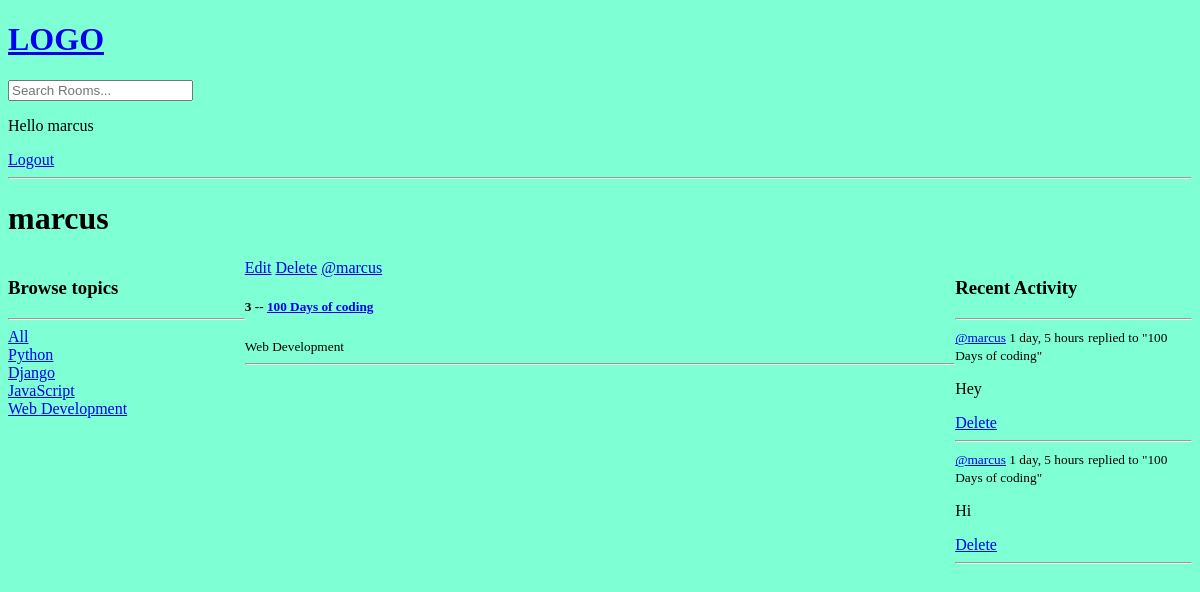
Before: /profile/1/ (signed in) with the older database file.
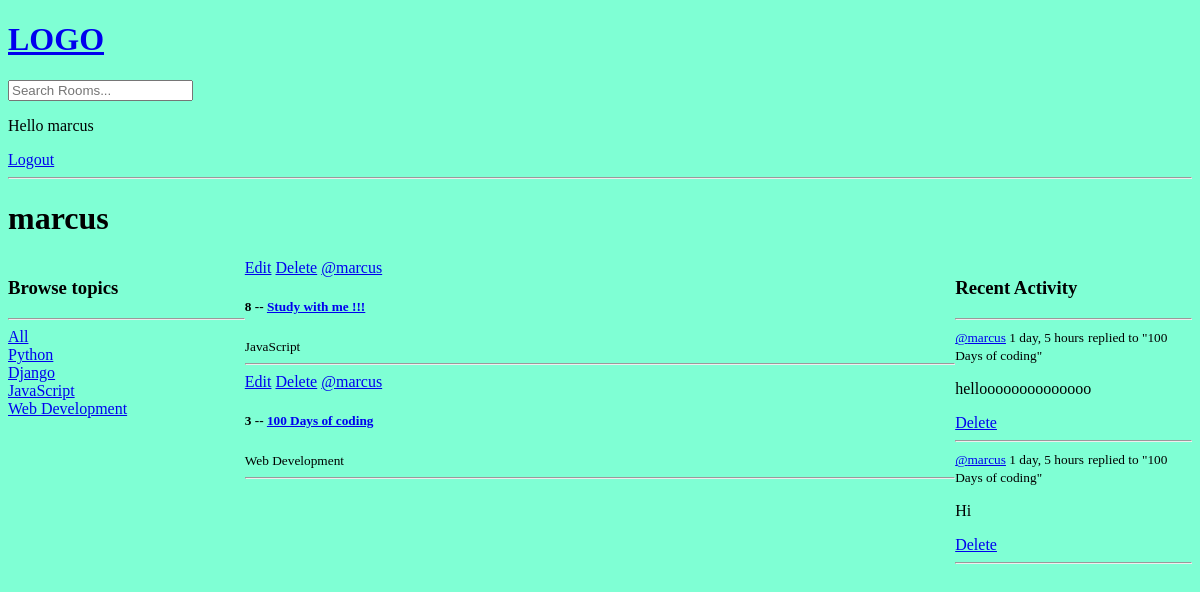
After: the same page with the newer database file.
### base/models.py (models this page shows, shortened)
class Topic(models.Model):
    name = models.CharField(max_length=200)

class Room(models.Model):
    host = models.ForeignKey(User, on_delete=models.SET_NULL, null=True)
    topic = models.ForeignKey(Topic, on_delete=models.SET_NULL, null=True)
    name = models.CharField(max_length=200)
    description = models.TextField(null=True, blank=True)
    participants = models.ManyToManyField(
        User, related_name='participants', blank=True)
    updated = models.DateTimeField(auto_now=True) # takes a snapshot of the instance everytime its saved
    created = models.DateTimeField(auto_now_add=True) # takes a snapshot of the instance just when it's created
    class Meta:
        ordering = ['-updated', '-created']
    def __str__(self) -> str:
        return self.name

class Message(models.Model):
    user = models.ForeignKey(User, on_delete=models.CASCADE) # Django has a base model for user. Check documentation for more information
    room = models.ForeignKey(Room, on_delete=models.CASCADE)
    body = models.TextField()
    updated = models.DateTimeField(auto_now=True) # takes a snapshot of the instance everytime its saved
    created = models.DateTimeField(auto_now_add=True) # takes a snapshot of the instance just when it's created
    class Meta:
        ordering = ['-updated', '-created']
    def __str__(self) -> str:
        if len(self.body) < 50:
            return self.body
        return self.body[0:50] + '...'

### base/views.py (the view)
# urls.py: path('profile/<str:pk>/', views.userProfile, name='user-profile'),
def userProfile(request, pk):
    user = User.objects.get(id=pk)
    rooms = user.room_set.all()
    room_messages = user.message_set.all()
    topics = Topic.objects.all()
    context = {
        'user': user,
        'rooms': rooms,
        'room_messages': room_messages,
        'topics': topics,
    }
    return render(request, 'base/profile.html', context)

### base/templates/base/profile.html (shortened to what this page needs)
{% extends 'main.html' %}
{% block content %}
<h1>{{user.username}}</h1>
<div class="profile-container">
    <div>
        {% include 'base/topics_components.html' %}
    </div>
    <div>
        {% include 'base/feed_component.html' %}
    </div>
    <div>
        {% include 'base/activity_component.html' %}
    </div>
</div>
{% endblock content %}

### base/templates/base/topics_components.html
<h3>Browse topics</h3>
    <hr />
    <div>
      <a href="{% url 'home' %}">All</a>
    </div>
    {% for topic in topics %}
    <div>
      <a href="{% url 'home' %}?q={{topic.name}}">{{topic.name}}</a>
    </div>
    {% endfor %}

### base/templates/base/feed_component.html
<div>
    {% for room in rooms %}
    <div>
      {% if request.user == room.host %}
      <a href="{% url 'update-room' room.id %}">Edit</a>
      <a href="{% url 'delete-room' room.id %}">Delete</a>
      {% endif %}
      <a href="{% url 'user-profile' room.host.id %}">@{{room.host.username}}</a>
      <h5>
        {{room.id}} -- <a href="{% url 'room' room.id %}"> {{room.name}} </a>
      </h5>
      <small>{{room.topic.name}}</small>
      <hr />
    </div>
    {% endfor %}
</div>

### base/templates/base/activity_component.html
<h3>Recent Activity</h3>
<hr>
{% for message in room_messages %}
  <div>
    <small><a href="{% url 'user-profile' message.user.id %}">@{{message.user}}</a> {{message.created|timesince}}</small>
    <small>replied to "{{message.room}}"</small>
    <p>{{message}}</p>
    {% if request.user == message.user %}
      <a href="{% url 'delete-message' message.id %}">Delete</a>
    {% endif %}
    <hr>
  </div>
{% endfor %}

Changed rows visible on the page:
added Room: shows "Edit", host.username "marcus", id "8", name "Study with me !!!", topic.name "JavaScript"
changed Message: body "Hey" → "helloooooooooooooo"
